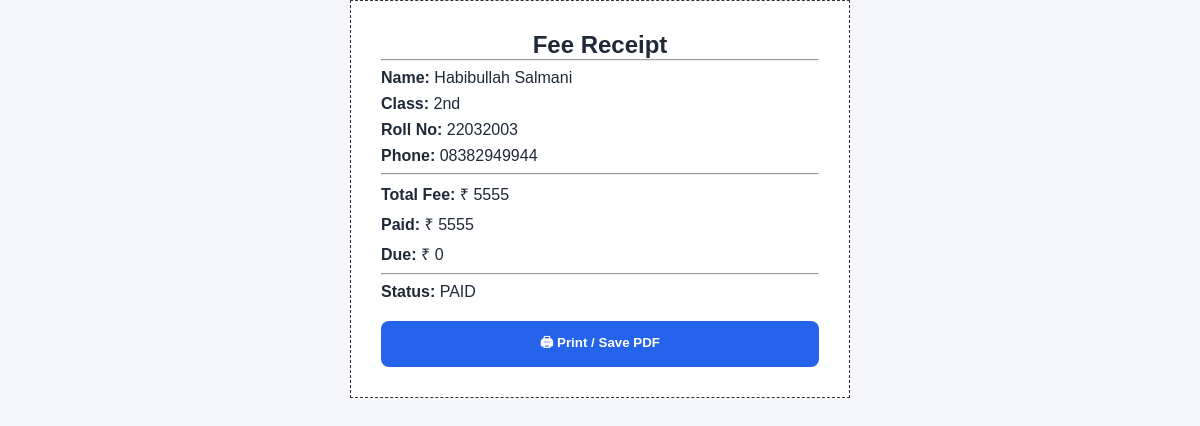
The app's page /receipt/1 (signed in), older data.
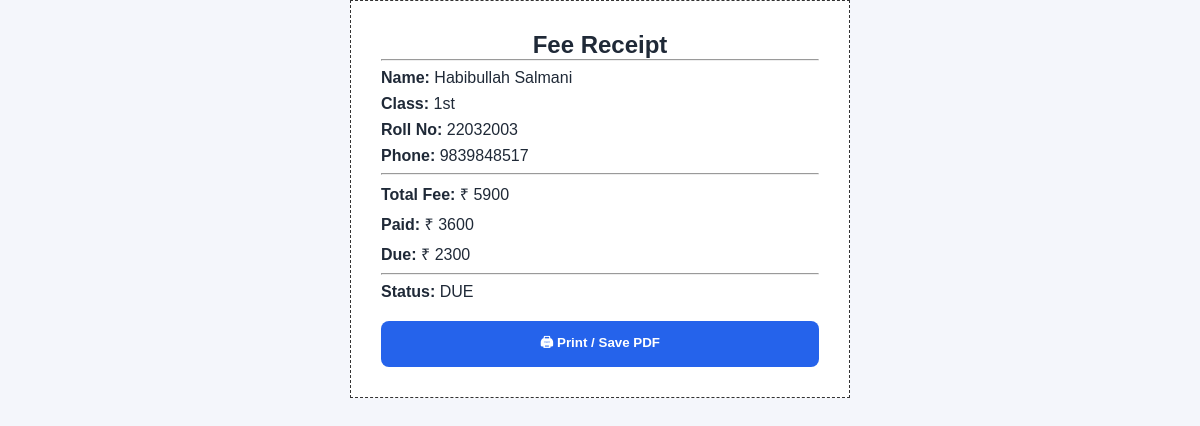
The same page, newer data.
### tables this page shows
CREATE TABLE students (
            id INTEGER PRIMARY KEY AUTOINCREMENT,
            name TEXT,
            roll TEXT,
            class_name TEXT,
            phone TEXT,
            total_fee INTEGER,
            paid_fee INTEGER
        );

### app.py (the view)
@app.route("/receipt/<int:id>")
def receipt(id):
    if "admin" not in session:
        return redirect(url_for("login"))
    conn = get_db()
    student = conn.execute(
        "SELECT * FROM students WHERE id=?",
        (id,)
    ).fetchone()
    conn.close()
    return render_template("receipt.html", student=student)

### app.py (called while the page is built)
def get_db():
    conn = sqlite3.connect("database.db")
    conn.row_factory = sqlite3.Row
    return conn

### templates/receipt.html (shortened to what this page needs)
<!DOCTYPE html>
<html>
<head>
  <link rel="stylesheet" href="/static/style.css">
</head>
<body>
<div class="receipt">
  <h2>Fee Receipt</h2>
  <hr>
  <p><b>Name:</b> {{ student.name }}</p>
  <p><b>Class:</b> {{ student.class_name }}</p>
  <p><b>Roll No:</b> {{ student.roll }}</p>
  <p><b>Phone:</b> {{ student.phone }}</p>
  <hr>
  <p><b>Total Fee:</b> ₹ {{ student.total_fee }}</p>
  <p><b>Paid:</b> ₹ {{ student.paid_fee }}</p>
  <p><b>Due:</b> ₹ {{ student.total_fee - student.paid_fee }}</p>
  <hr>
  <p><b>Status:</b>
    {% if student.paid_fee >= student.total_fee %}
      PAID
    {% else %}
      DUE
    {% endif %}
  </p>
  <div class="print-btn">
    <button onclick="window.print()">🖨 Print / Save PDF</button>
  </div>
</div>
</body>
</html>

Row changes from the older to the newer data that the page shows:
changed students "Habibullah Salmani": class_name "2nd" → "1st"; phone "08382949944" → "9839848517"; total_fee "5555" → "5900"; paid_fee "5555" → "3600"; student.total_fee-student.paid_fee "0" → "2300"
Text that changed along with them:
text no longer shown: "PAID"
text now shown: "DUE"
